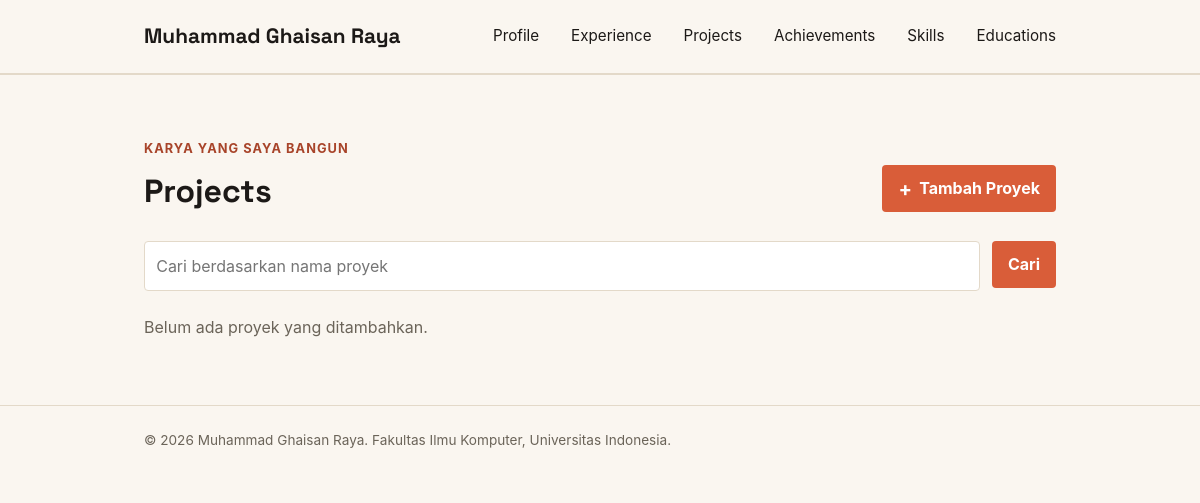
The app's page /project/, older data.
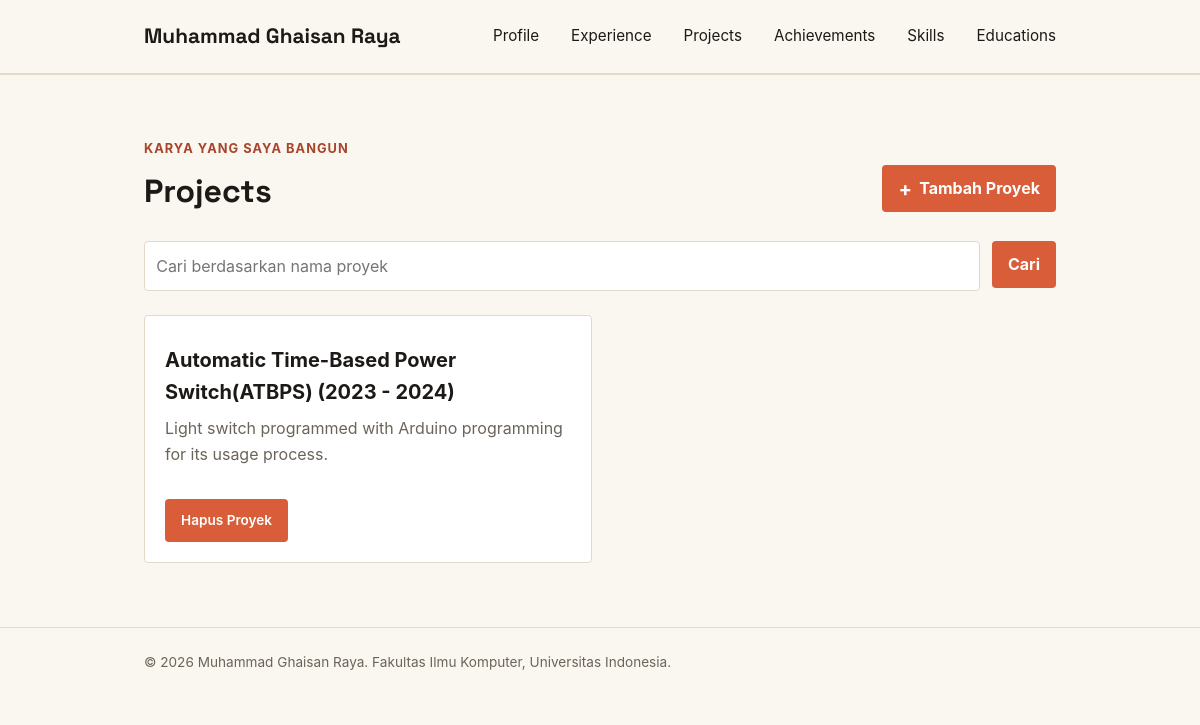
The same page, newer data.
### main/models.py (models this page shows, shortened)
class Project(models.Model):
    PROJECT_CHOICE = [
        ("it", "IT"),
        ("non-it", "Non-IT")
    ]
    id = models.UUIDField(primary_key=True, default=uuid.uuid4, editable=False)
    title = models.CharField(max_length=255)
    description = models.TextField()
    category = models.CharField(
        max_length=20,
        choices=PROJECT_CHOICE,
        default="it",
    )
    thumbnail = models.URLField(blank=True, null=True)
    started_at = models.DateTimeField(auto_now_add=True)
    ended_at = models.DateTimeField(blank=True, null=True)
    tech_stack = models.CharField(max_length=255, blank=True, default="")
    project_url = models.URLField(blank=True)
    project_image_url = models.URLField(blank=True, max_length=500)

### main/views.py (the view)
# urls.py: path("project/", show_project, name="show_project"),
def show_project(request):
    json_response = get_projects_json(request)
    projects = serializers.deserialize(
        "json",
        json_response.content.decode("utf-8"),
    )
    projects = [project.object for project in projects]
    title_query = request.GET.get("title", "").strip()
    context = {
        "name": "Muhammad Ghaisan Raya",
        "project_list": projects,
        "title_query": title_query,
    }
    return render(request, "project.html", context)

### main/views.py (called while the page is built)
def get_projects_json(request):
    title_query = request.GET.get("title", "").strip()
    projects = Project.objects.all()
    if title_query:
        projects = projects.filter(title__icontains=title_query)
    projects_json = serializers.serialize("json", projects)
    return HttpResponse(projects_json, content_type="application/json")

### templates/project.html (shortened to what this page needs)
{% extends 'base.html' %}
{% block content %}
    <main>
                <section class="project-section" id="project">
            <div class="container">
                <p class="section-kicker">Karya yang saya bangun</p>
                <div class="project-header">
                    <h1>Projects</h1>
                    <a href="{% url 'main:create_project' %}"
                       class="button project-add-button">
                        <span aria-hidden="true">+</span>
                        Tambah Proyek
                    </a>
                </div>
                <form method="get"
                      action="{% url 'main:show_project' %}"
                      class="project-search">
                    <input type="search"
                           name="title"
                           value="{{ title_query }}"
                           placeholder="Cari berdasarkan nama proyek"
                           class="project-search__input"
                           aria-label="Cari berdasarkan nama proyek">
                    <button type="submit" class="button">Cari</button>
                </form>
                <div class="project-grid project-grid">
                    {% for project in project_list %}
                        <article class="project-card">
                            <h2>{{ project.title }}</h2>
                            <p class="project-description">{{ project.description }}</p>
                            <div class="project-card-actions">
                                <div class="project-actions">
                                    {% include "project_delete_modal.html" with project=project %}
                                </div>
                            </div>
                        </article>
                    {% empty %}
                        {% if title_query %}
                            <p class="empty-state">Tidak ada proyek dengan nama tersebut.</p>
                        {% else %}
                            <p class="empty-state">Belum ada proyek yang ditambahkan.</p>
                        {% endif %}
                    {% endfor %}
                </div>
            </div>
        </section>
    </main>
{% endblock content %}

### templates/project_delete_modal.html (shortened to what this page needs)
<p class="project-status">
    <button type="button"
            class="button button-danger"
            popovertarget="delete-project-{{ project.id }}"
            aria-label="Hapus {{ project.title }}"
            title="Hapus proyek">
        Hapus Proyek
    </button>
</p>

Row changes from the older to the newer data that the page shows:
added Project: title "Automatic Time-Based Power Switch(ATBPS) (2023 - 2024)", description "Light switch programmed with Arduino programming for its usage process."
Text that changed along with them:
text no longer shown: "Belum ada proyek yang ditambahkan."
